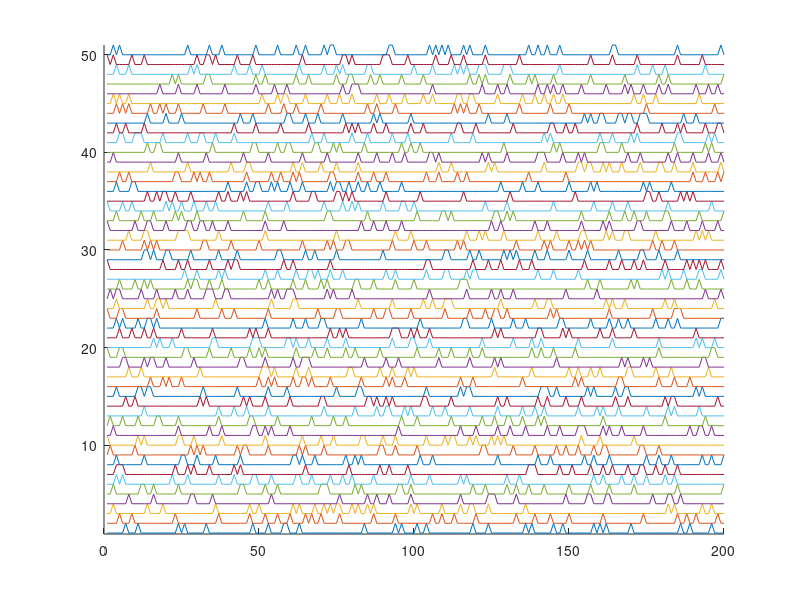
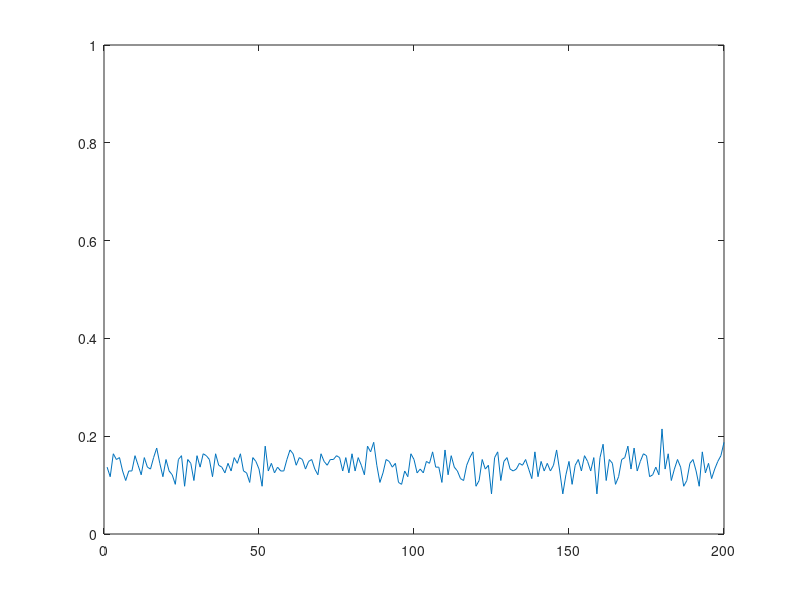
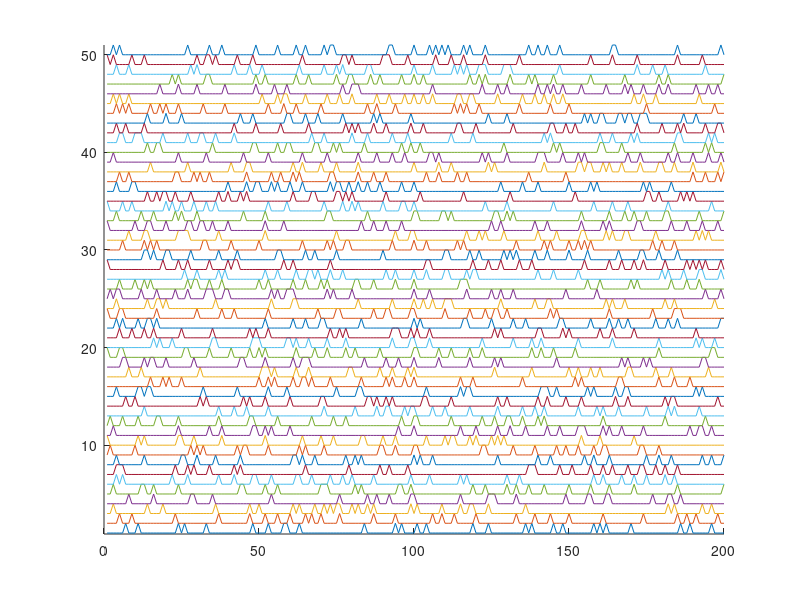
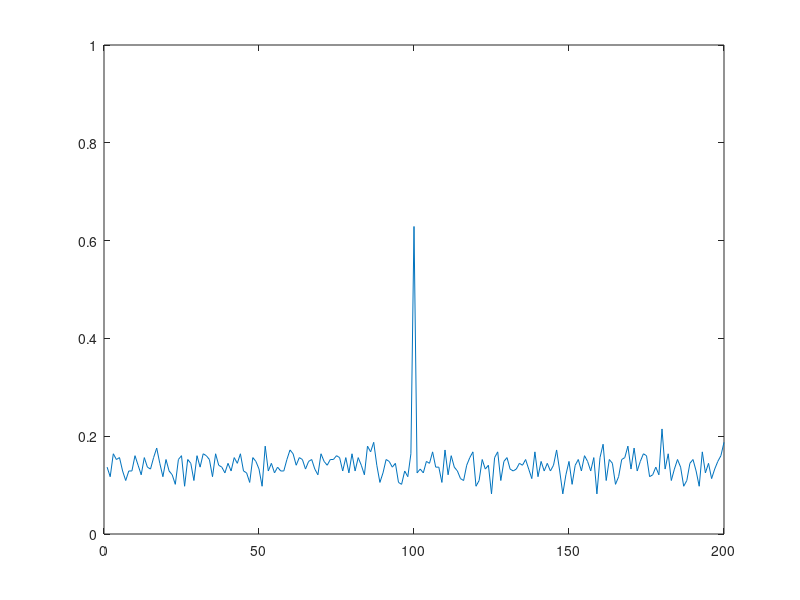

Here is the MATLAB script that generated these plots, in order:
clear all

%% Random spikes 

numits = 256; % How many neurons 

len = 200; % Duration of the epoch
numspikes = 30; % Number of spikes per epoch

z = zeros(1,len); % Empty time window, no spikes
t = 1:len; % Time steps

% Make each neuron
for j=numits:-1:1
    neuron(:,j) = z; 
    tt = randi(len,[1,numspikes]); % Random time indexes...
    neuron(tt,j) = 1; % Are set to one, which is the spike
end

% Calculate the downstream response to all neural inputs
    avgDownStream = sum(neuron');
    avgDownStream = avgDownStream / numits;

% Plot all or some of the raw spike trains
maxnumtrainstoshow = 50;
figure(27); clf; hold on;
    for j=1:min([maxnumtrainstoshow, numits])
        plot(t, neuron(:,j)+j);
    end
    ylim([0.9, min([maxnumtrainstoshow+1, numits+1])])

% Plot the downstream neural response
    figure(28); clf; 
        plot(t, avgDownStream); ylim([0 1]);

%% Signal

detectionChance = 0.50; % Chance that a neuron will detect the event (range 0-1)


neuronDetector = neuron;

detections = find(rand(1,numits) >= detectionChance);
neuronDetector(round(len/2),detections) = 1;

% Calculate the downstream response to all neural inputs
    avgDownStreamDetector = sum(neuronDetector');
    avgDownStreamDetector = avgDownStreamDetector / numits;


figure(29); clf; hold on;
    for j=1:min([maxnumtrainstoshow, numits])
        plot(t, neuronDetector(:,j)+j);
    end
    ylim([0.9, min([maxnumtrainstoshow+1, numits+1])])

% Plot the downstream neural response
    figure(30); clf; 
        plot(t, avgDownStreamDetector); ylim([0 1]);
